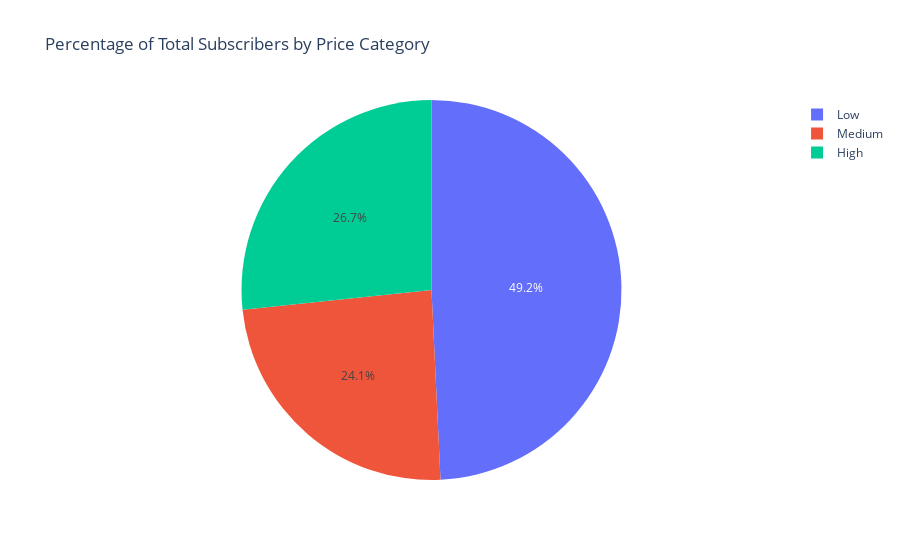

This figure's notebook cell:
### Code cell
# Calculate the total number of subscribers for each price category
subscribers_by_price_category = udemy_data.groupby('price_category')['num_subscribers'].sum().reset_index()

# Plot a pie chart to show the percentage of total subscribers for each price category
fig = px.pie(subscribers_by_price_category, values='num_subscribers', names='price_category', 
             category_orders={'price_category':['Low', 'Medium', 'High']},
             title="Percentage of Total Subscribers by Price Category")
fig.show()

### Figure 1 — Plotly figure (JSON) as saved in the notebook; plotly's stock layout.template omitted (floating-point values rounded to 4 significant figures)
{"data": [{"direction": "clockwise", "domain": {"x": [0, 1], "y": [0, 1]}, "hovertemplate": "price_category=%{label}<br>num_subscribers=%{value}<extra></extra>", "labels": ["Low", "Medium", "High"], "legendgroup": "", "name": "", "showlegend": true, "sort": false, "type": "pie", "values": [5769286, 2822409, 3124140]}], "layout": {"legend": {"tracegroupgap": 0}, "title": {"text": "Percentage of Total Subscribers by Price Category"}}}
